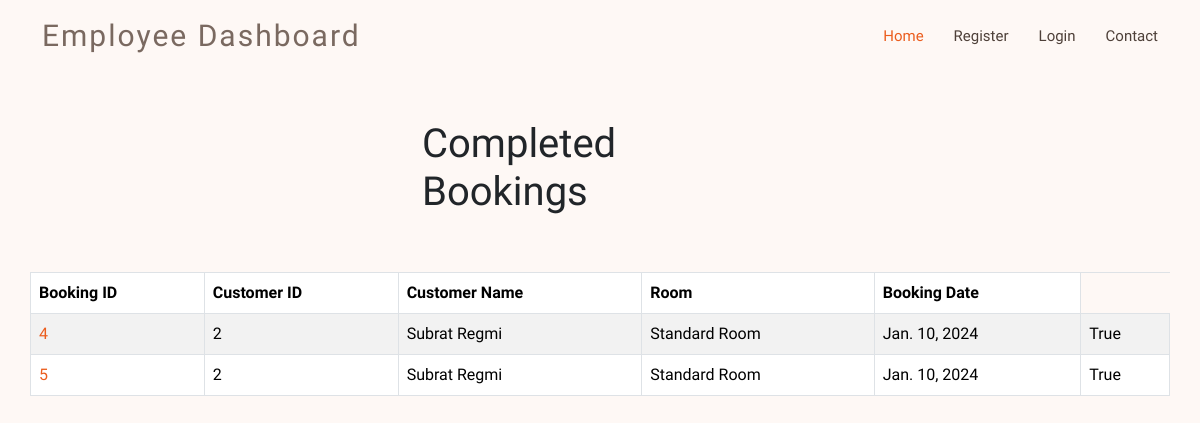
The page /employee/confirmed_bookings/ (signed in) on the database as committed earlier.
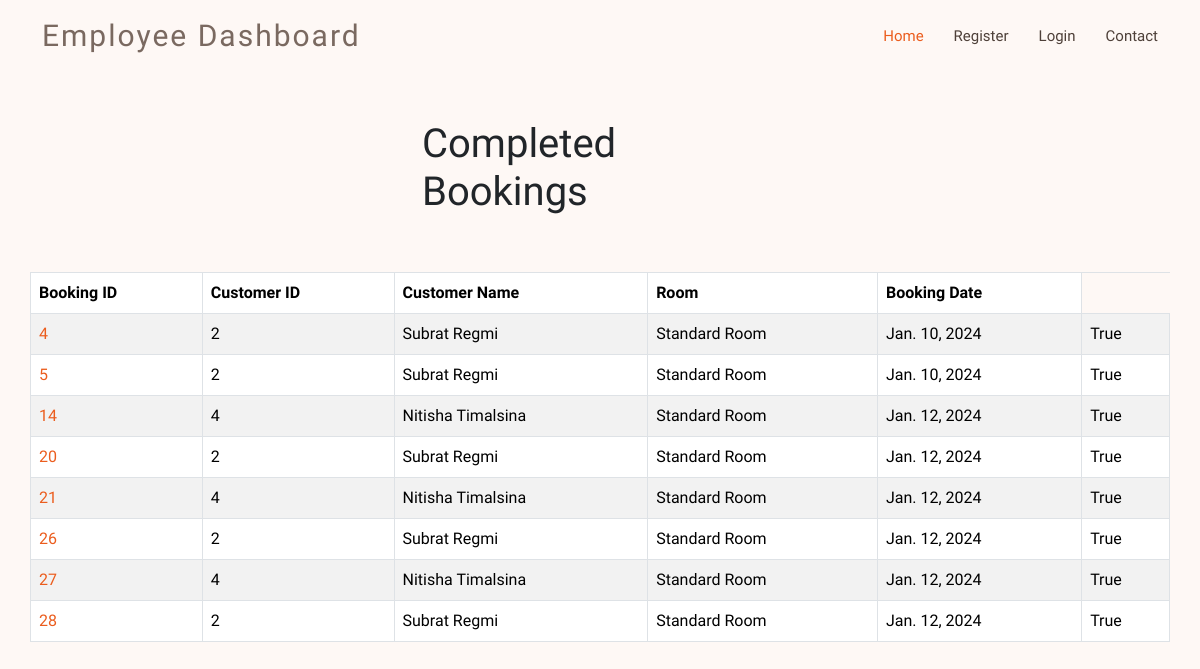
The same page on the database as committed later.
### shared/models.py (models this page shows, shortened)
class Booking(models.Model):
    MealPlan = (
        ('Not Selected', 'None'),
        ('Meal Plan 1', 'Dinner'),
        ('Meal Plan 2', 'Dinner and Breakfast'),
        ('Meal Plan 3', 'Dinner, Breakfast, and Lunch'),
    )
    Branch = (
        ('Branch 1', 'Portugal'),
        ('Branch 2', 'Barcelona'),
        ('Branch 3', 'Lisbon'),
        ('Branch 4', 'Seville'),
        ('Branch 5', 'Valencia'),
    )
    CheckedInStatus = (
        ('True','Checked In'),
        ('False','Not Checked In'),
    )
    room = models.ForeignKey(Room, on_delete=models.CASCADE)
    customer = models.ForeignKey(CustomUser, on_delete=models.CASCADE)
    no_of_rooms = models.PositiveIntegerField(default=1)
    no_of_adults = models.PositiveIntegerField(default = 1)
    no_of_children = models.IntegerField(default = 0)
    checkin_date = models.DateField(default = datetime.now().date())
    checkin_month = models.IntegerField(null = True)
    checkin_day = models.IntegerField(null = True)
    checkout_date = models.DateField(default = datetime.now().date() + timedelta(days=1))
    booking_date = models.DateField(default = datetime.now().date())
    no_of_days = models.IntegerField(blank = True, null = True)
    weeknights = models.IntegerField(null = True)
    weekend_nights = models.IntegerField(null = True)
    lead_time = models.IntegerField(blank = True, null = True)
    meal_plan = models.CharField(max_length=255, choices = MealPlan, default = 'None')
    car_parking = models.BooleanField(default = False)
    branch = models.CharField(max_length=255, choices=Branch, default ='Branch 1')
    children_meal = models.BooleanField(default = False, null = True)
    city_map = models.BooleanField(default = False, null = True)
    tour_guide = models.BooleanField(default = False, null = True)
    airport_pickup = models.BooleanField(default = False, null = True)
    wheelchair = models.BooleanField(default = False, null = True)
    no_of_special_requests = models.IntegerField(null = True)
    dynamic_price = models.DecimalField(max_digits = 10, decimal_places = 2, null = True)
    status = models.BooleanField(null = True)
    advance = models.DecimalField(max_digits = 10, decimal_places = 2, null = True)
    processed = models.BooleanField(default = False)
    paid = models.BooleanField(default = False)
    checked_in_status = models.BooleanField(default = None, null = True)
    prediction_status = models.BooleanField(default = None, null = True)
    stripe_checkout_id = models.CharField(max_length = 500, null = True)

class CustomUser(AbstractUser):
    email = models.EmailField(unique=True)
    username = models.CharField(max_length=255, unique = True)
    fullname = models.CharField(max_length=255)
    phone_number = models.CharField(max_length=15, blank=True, null=True, validators=[RegexValidator(regex=r'^\d+$', message='Phone number must contain only digits.')])
    is_customer = models.BooleanField(default=False)
    is_employee = models.BooleanField(default=False)
    repeated_guest = models.BooleanField(null  = True, default = False)
    previous_bookings_not_cancelled = models.IntegerField(default=0)
    previous_bookings_cancelled = models.IntegerField(default=0)
    objects = CustomUserManager()
    USERNAME_FIELD = 'email'
    REQUIRED_FIELDS = ['username', 'fullname']

class Room(models.Model):
    name = models.CharField(max_length=50)
    price = models.DecimalField(max_digits=5, default = 0, decimal_places=2)
    description = models.CharField(max_length=250, blank = True, null = True)
    image = models.ImageField(upload_to = 'uploads/rooms', null=True)
    max_capacity = models.PositiveIntegerField(null = True)

### employee/views.py (the view)
# urls.py: path('confirmed_bookings/', views.confirmed_bookings, name = 'confirmed_bookings'),
@login_required(login_url="login_emp")
def confirmed_bookings(request):
    bookings = Booking.objects.filter(status = True)
    return render(request, 'employee/confirmed_bookings.html', {'bookings':bookings})

### employee/templates/employee/confirmed_bookings.html (shortened to what this page needs)
{% extends "employee/base_emp.html" %}
{% block content %}
<div class = 'container'>
    <br/><br/>
    <div class = "row">
    <div class = 'col-4 offset-4'><h1>Completed Bookings</h1></div>
    </div>
    <br/><br/>
    <div class = "row">
    {% if bookings %}
    <table class="table table-striped table-bordered">
    <thead>
      <tr>
        <th scope="col">Booking ID</th>
        <th scope ="col">Customer ID</th>
        <th scope ="col">Customer Name</th>
        <th scope="col">Room</th>
        <th scope="col">Booking Date</th>
      </tr>
    </thead>
    <tbody>
        {% for booking in  bookings  %}
      <tr>
        <td><a href = {% url "booking_details_emp" booking.id %}>{{booking.id}}</a></td>
        <td>{{booking.customer.id}}</td>
        <td>{{booking.customer.fullname}}</td>
        <td>{{booking.room.name}}</td>
        <td>{{booking.booking_date}}</td>
        <td>{{booking.status}}
      </tr>
      {% endfor %}
    </tbody>
  </table>
  {% endif %}
</div>
</div>
{% endblock content %}

Rows that differ between the two databases and show on the page:
now on this page (row edited): Booking: id "14", customer.id "4", customer.fullname "Nitisha Timalsina", room.name "Standard Room", booking_date "Jan. 12, 2024", status "True"
now on this page (row edited): Booking: id "20", customer.id "2", customer.fullname "Subrat Regmi", room.name "Standard Room", booking_date "Jan. 12, 2024", status "True"
now on this page (row edited): Booking: id "21", customer.id "4", customer.fullname "Nitisha Timalsina", room.name "Standard Room", booking_date "Jan. 12, 2024", status "True"
now on this page (row edited): Booking: id "26", customer.id "2", customer.fullname "Subrat Regmi", room.name "Standard Room", booking_date "Jan. 12, 2024", status "True"
now on this page (row edited): Booking: id "27", customer.id "4", customer.fullname "Nitisha Timalsina", room.name "Standard Room", booking_date "Jan. 12, 2024", status "True"
added Booking: id "28", customer.id "2", customer.fullname "Subrat Regmi", room.name "Standard Room", booking_date "Jan. 12, 2024", status "True"
